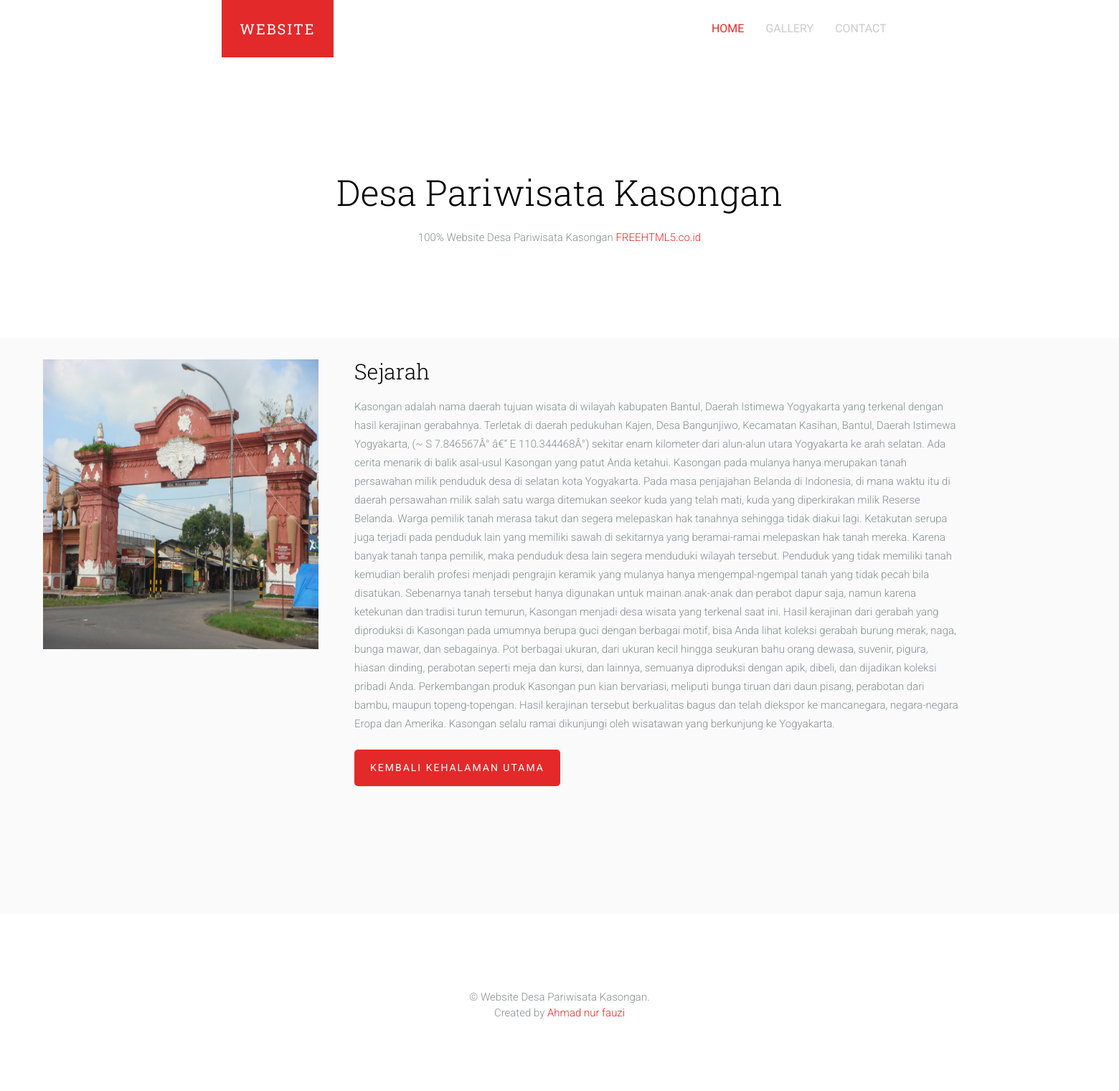
Screenshot of /detail.php?id=1 with the database file from the repository.
### tables this page shows
CREATE TABLE `datakasongan` (
  `id` int(11) NOT NULL,
  `file` varchar(200) NOT NULL,
  `judul` text NOT NULL,
  `penjelasan` text NOT NULL,
  `detail` text NOT NULL
);

### detail.php (the view, shortened to what this page needs)
<!DOCTYPE html>
			  <?php
                    include('koneksi.php');
                    ?>
 <html class="no-js">
	<head>
	<link rel="stylesheet" href="css/animate.css">
	<link rel="stylesheet" href="css/icomoon.css">
	<link rel="stylesheet" href="css/simple-line-icons.css">
	<link rel="stylesheet" href="css/style.css">
	</head>
	<body>
<header id="fh5co-header" role="banner">
		<nav class="navbar navbar-default" role="navigation">
			<div class="container">
				<div class="row">
					<div class="col-md-10 col-md-offset-1">
						<div class="navbar-header">
						<a class="navbar-brand">Website</a>
						</div>
				<div id="fh5co-navbar" class="navbar-collapse collapse">
							<ul class="nav navbar-nav navbar-right">
							<li class="active"><a href="index.php"><span>Home <span class="border"></span></span></a></li>
								<li><a href="Gallery.php"><span>Gallery<span class="border"></span></span></a></li>
								<li><a href="Contact.php"><span>Contact<span class="border"></span></span></a></li>
							</ul>
						</div>
					</div>
				</div>
			</div>
		</nav>
	</header>
	<div id="fh5co-main">
		<div class="fh5co-intro text-center">
			<div class="container">
				<div class="row">
					<div class="col-md-8 col-md-offset-2">
						<h1 class="intro-lead">Desa Pariwisata Kasongan </h1>
						<p class="">100% Website Desa Pariwisata Kasongan <a target="_blank">FREEHTML5.co.id</a></p>
					</div>
				</div>
			</div>
		</div>
		<div id="fh5co-portfolio">
			<div class="fh5co-portfolio-item ">
                  <?php
    $id=isset($_GET['id'])?$_GET['id']:'';
    $ambildata= mysqli_query($koneksi,"select * from datakasongan where id ='$id'");
    $dtpost= mysqli_fetch_array($ambildata);
?>
			<img src="admin/uploads/<?php echo $dtpost ['file']; ?>" alt="" width="384px" height="404px">
						<div class="col-md-9">
						<div id="fh5co-content">
			<div class="container">
				<div class="row">
							<div class="col-md-9">
								<h2><?php echo $dtpost['judul']; ?></h2>
					<p><?php echo $dtpost['penjelasan']; ?>
							<?php echo $dtpost['detail']; ?></p>
							<p><a href="index.php" class="btn btn-primary">Kembali kehalaman utama</a></p>
							</div>
						</div>
					</div>
				</div>
			</div>
		</div>
				</div>
			</div>
	<footer id="fh5co-footer">
		<div class="container">
			<div class="row">
				<div class="col-md-10 col-md-offset-1 text-center">
					<p>&copy; Website Desa Pariwisata Kasongan. <br>Created by <a  target="_blank">Ahmad nur fauzi</a></p>
				</div>
			</div>
		</div>
	</footer>
	</body>
</html>

### rows the page displays
datakasongan: file (picture), judul "Sejarah", penjelasan "Kasongan adalah nama daerah tujuan wisata di wilayah kabupaten Bantul, Daerah Istimewa Yogyakarta yang terkenal dengan hasil kerajinan gerabahnya. Terletak di daerah pedukuhan Kajen, Desa Bangunjiwo, Kecamatan Kasihan, Bantul, Daerah Istimewa Yogyakarta, (~ S 7.846567Â° â€“ E 110.344468Â°) sekitar enam kilometer dari alun-alun utara Yogyakarta ke arah selatan.", detail "Ada cerita menarik di balik asal-usul Kasongan yang patut Anda ketahui. Kasongan pada mulanya hanya merupakan tanah persawahan milik penduduk desa di selatan kota Yogyakarta. Pada masa penjajahan Belanda di Indonesia, di mana waktu itu di daerah persawahan milik salah satu warga ditemukan seekor kuda yang telah mati, kuda yang diperkirakan milik Reserse Belanda. Warga pemilik tanah merasa takut dan segera melepaskan hak tanahnya sehingga tidak diakui lagi. Ketakutan serupa juga terjadi pada penduduk lain yang memiliki sawah di sekitarnya yang beramai-ramai melepaskan hak tanah mereka. Karena banyak tanah tanpa pemilik, maka penduduk desa lain segera menduduki wilayah tersebut. Penduduk yang…"
